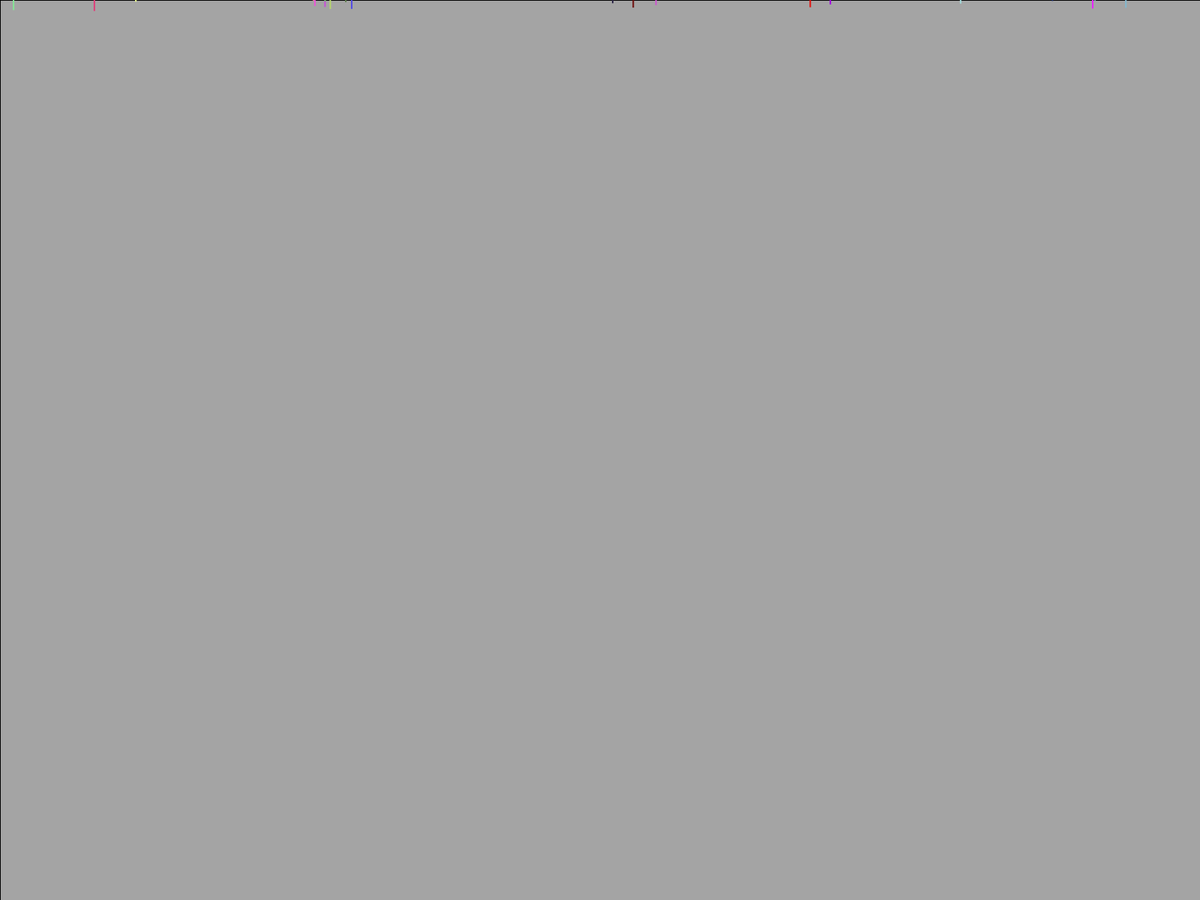
Frame 1 (no input)
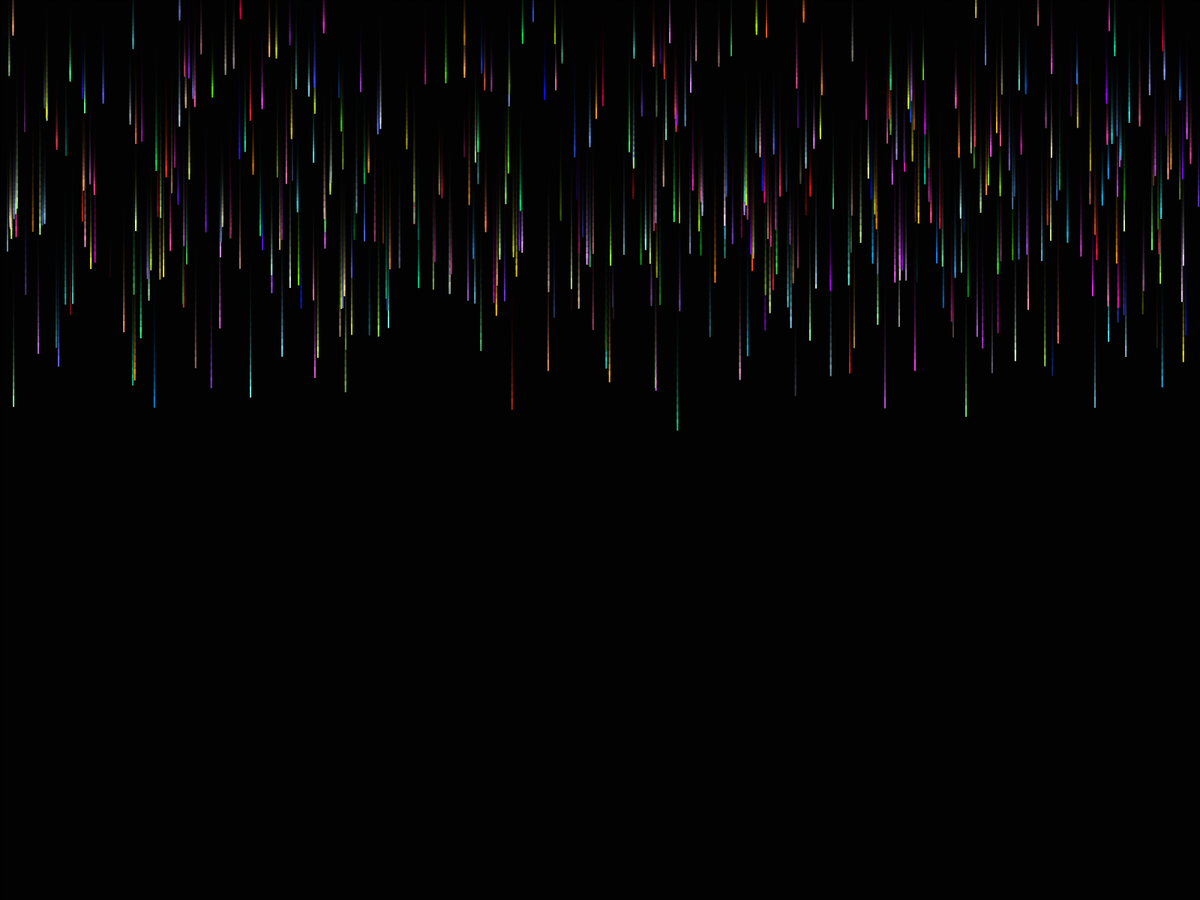
Frame 60 (the mouse pressed at the canvas centre just before this capture)
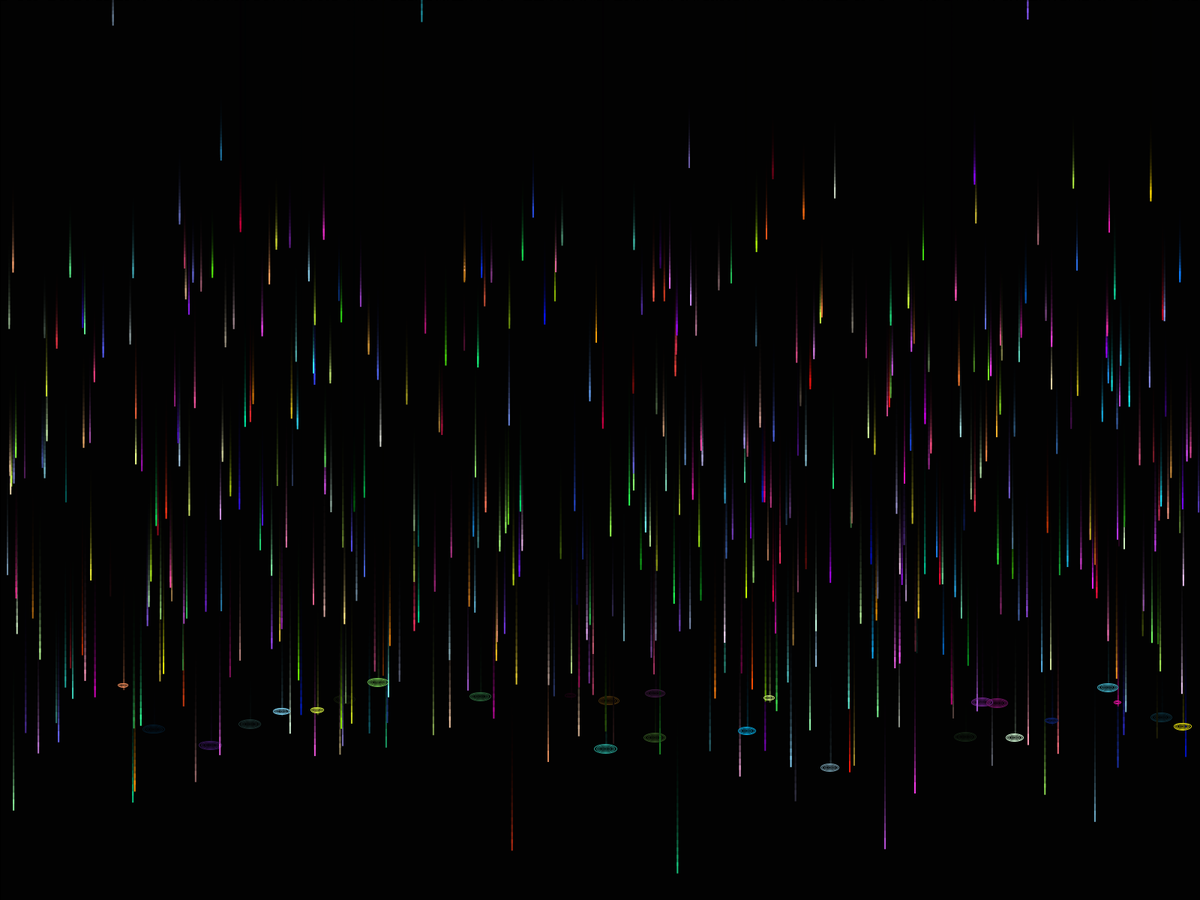
Frame 120 (the mouse held since frame 60 and released just before this capture)

The Processing sketch that drew these frames (run headless with seeded random() and noise(); from frame 60 on, the mouse is pressed at the canvas centre):

// Processing sketch: rain_anim
// ── rain_anim.pde

RainDrop[] drops;
int DROPS_NUM = 500;

void setup(){
  fullScreen();
  fill(0);
  drops = new RainDrop[DROPS_NUM];
  for(int i=0;i<DROPS_NUM;++i){
    drops[i] = new RainDrop();
  }
}

void draw(){
  fill(0,50);
  rect(0,0,width,height);
  for(int i=0;i<DROPS_NUM;++i){
    if(drops[i].y > drops[i].endPos){
      drops[i].end();
    }else{
    drops[i].display();
    }
  }
}

class RainDrop{
  float x,y,speed;
  color c;
  float ellipseX,ellipseY;
  float endPos;
  RainDrop(){
    init();
  }
  
  void init(){
    x = random(width);
    y = random(-300,0);
    speed = random(2,5) * 2;
    c = color(random(255),random(255),random(255));
    ellipseX = 0;
    ellipseY = 0;
    endPos = height - random(300);
  }
  
  void update(){
    y+=speed;
  }
  
  void display(){
    fill(c);
    noStroke();
    rect(x,y,2,15);
    update();
  }
  
  void end(){
    stroke(c);
    noFill();
    ellipse(x,y,ellipseX,ellipseY);
    ellipseX += speed * 0.5;
    ellipseY += speed * 0.2;
    if(ellipseX>30){
      init();
    }
  }
}
